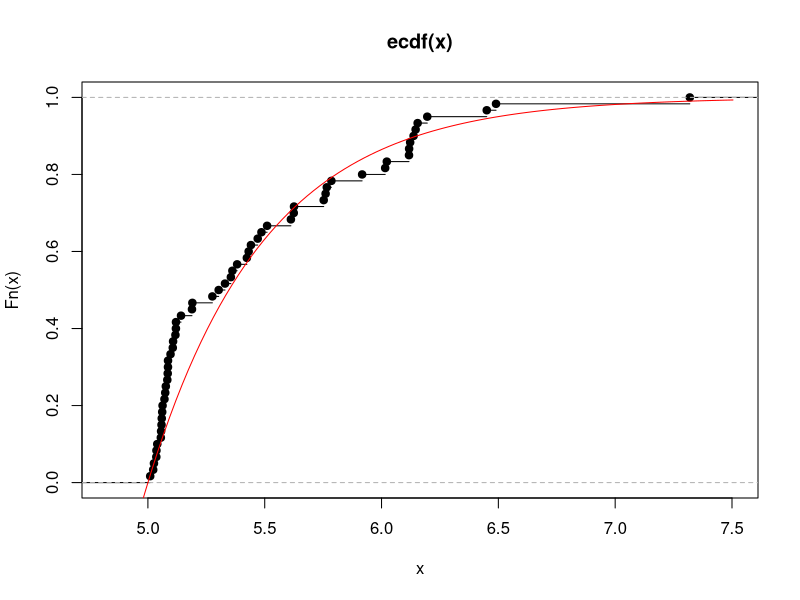
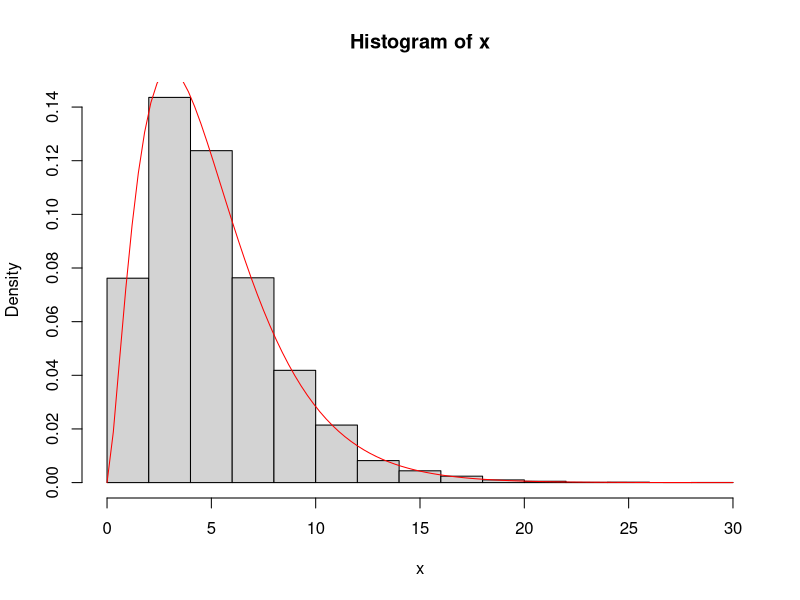
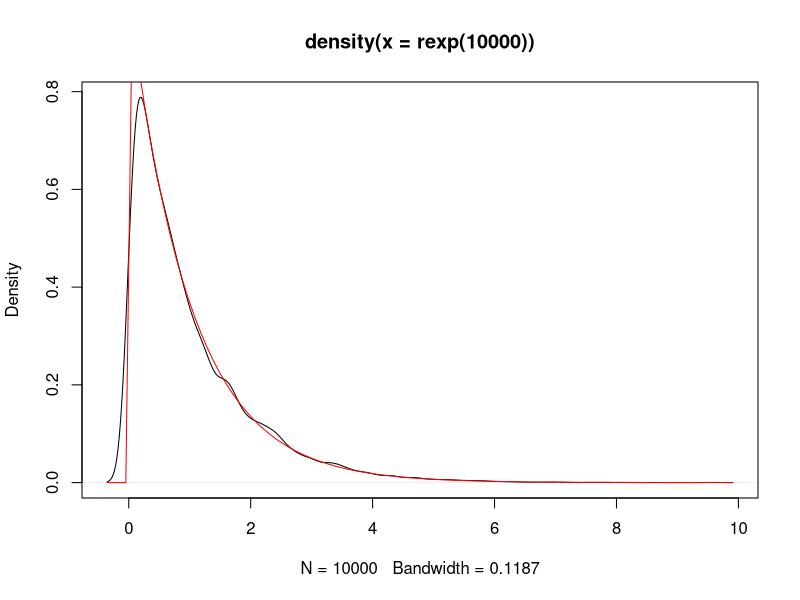

Generate these figures, in order, with R:
# HW 1
# Adopted from Rizzo's textbook:
# 
# p. 94, Q3.1
# 
# 1. Write R code to generate and return a random sample of size n from the two-parameter 
# exponential distribution Exp(lambda, eta) for any n, lambda, and eta. Draw the ecdf and 
# the theoretical cdf on the same chart to make sure the algorithm works properly.

n = 60
lambda = 2
eta = 5

x = rexp(n, lambda) + eta

plot(ecdf(x))

F = function (t) 1 - exp(-lambda*(t - eta))
curve(F,  col = "red", add = TRUE)

# 
# 
# Additional:
# 
# 2. Generate 10,000 sums of squares of 5 independent standard normal variables. 
# Compare the histogram of their distribution to the density of the appropriate 
# chi-square distribution. Estimate the mean and variance of the distribution 
# and compare to the true values.

m = matrix(rnorm(10000*5), 10000, 5)
x = apply(m^2, 1, sum)

hist(x, freq = FALSE)
f = function(t) dchisq(t, 5)
curve(f,col = "red", add = TRUE)

mean(x)
var(x)
# The empirical mean and variance are very close to the theoretical 5 and 10 values

# 3. Generate 10,000 Exp(1) random variables. Use density() to plot the empirical density 
# and compare it to the true exponential density.

plot(density(rexp(10000)))
curve(dexp, col = "red", add = TRUE)

# 4. Let Y = (U, V), where U and V are independent standard normal random variables. 
# Estimate the mean of the geometric length of the random vector Y. 
# (That is the average distance from the random point (U, V) to the origin of the coordinate system.)

R = 10000
mean(sqrt(rnorm(R)^2 + rnorm(R)^2))

# It is very close to the theoretical value of sqrt(pi/2) from Rayleigh distribution
